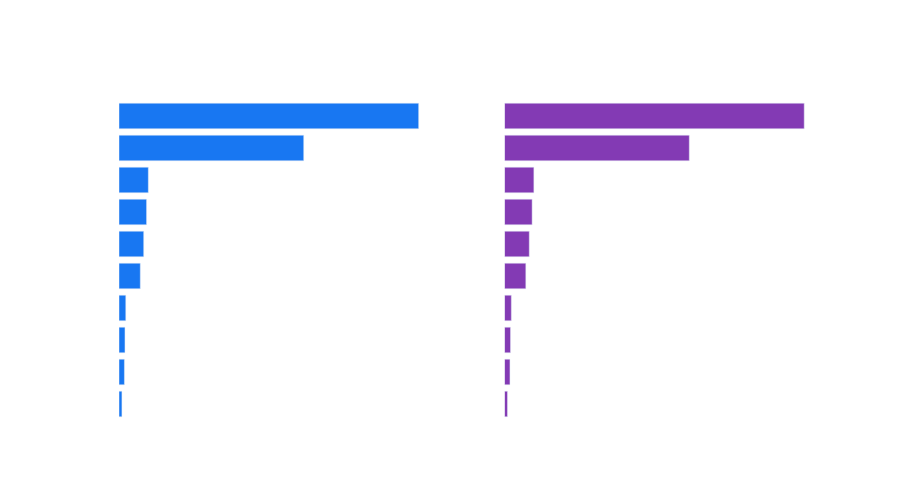

Notebook cell for this chart:
### Code cell
if fi_ps is not None and fi_er is not None:
    fig = make_subplots(rows=1, cols=2,
                        subplot_titles=["Drives Performance Score",
                                        "Drives Engagement Rate"])

    top_ps = fi_ps.head(10)
    top_er = fi_er.head(10)

    fig.add_trace(go.Bar(
        x=top_ps["Importance"], y=top_ps["Feature"],
        orientation="h", marker_color=BRAND_BLUE,
        text=top_ps["Importance"].round(4), textposition="outside"
    ), row=1, col=1)

    fig.add_trace(go.Bar(
        x=top_er["Importance"], y=top_er["Feature"],
        orientation="h", marker_color=BRAND_PURPLE,
        text=top_er["Importance"].round(4), textposition="outside"
    ), row=1, col=2)

    fig.update_layout(
        title="Feature Importance — Performance Score vs Engagement Rate",
        showlegend=False,
        plot_bgcolor="rgba(0,0,0,0)",
        paper_bgcolor="rgba(0,0,0,0)",
        font_color="rgba(255,255,255,0.8)",
        yaxis=dict(categoryorder="total ascending"),
        yaxis2=dict(categoryorder="total ascending"),
        height=500
    )
    fig.show()

### Figure 1 — Plotly figure (JSON) as saved in the notebook; plotly's stock layout.template omitted (floating-point values rounded to 4 significant figures)
{"data": [{"marker": {"color": "#1877F2"}, "orientation": "h", "text": [0.4813, 0.2967, 0.0471, 0.0443, 0.0397, 0.0342, 0.0109, 0.0096, 0.0087, 0.0047], "textposition": "outside", "type": "bar", "x": [0.4813, 0.2967, 0.0471, 0.0443, 0.0397, 0.0342, 0.0109, 0.0096, 0.0087, 0.0047], "xaxis": "x", "y": ["reach", "likes", "views", "shares", "saves", "comments", "weekday_Thursday", "month_November", "post_type_IG reel", "month_July"], "yaxis": "y"}, {"marker": {"color": "#833AB4"}, "orientation": "h", "text": [0.4813, 0.2967, 0.0471, 0.0443, 0.0397, 0.0342, 0.0109, 0.0096, 0.0087, 0.0047], "textposition": "outside", "type": "bar", "x": [0.4813, 0.2967, 0.0471, 0.0443, 0.0397, 0.0342, 0.0109, 0.0096, 0.0087, 0.0047], "xaxis": "x2", "y": ["reach", "likes", "views", "shares", "saves", "comments", "weekday_Thursday", "month_November", "post_type_IG reel", "month_July"], "yaxis": "y2"}], "layout": {"annotations": [{"font": {"size": 16}, "showarrow": false, "text": "Drives Performance Score", "x": 0.225, "xanchor": "center", "xref": "paper", "y": 1, "yanchor": "bottom", "yref": "paper"}, {"font": {"size": 16}, "showarrow": false, "text": "Drives Engagement Rate", "x": 0.775, "xanchor": "center", "xref": "paper", "y": 1, "yanchor": "bottom", "yref": "paper"}], "font": {"color": "rgba(255,255,255,0.8)"}, "height": 500, "paper_bgcolor": "rgba(0,0,0,0)", "plot_bgcolor": "rgba(0,0,0,0)", "showlegend": false, "title": {"text": "Feature Importance — Performance Score vs Engagement Rate"}, "xaxis": {"anchor": "y", "domain": [0, 0.45]}, "xaxis2": {"anchor": "y2", "domain": [0.55, 1]}, "yaxis": {"anchor": "x", "categoryorder": "total ascending", "domain": [0, 1]}, "yaxis2": {"anchor": "x2", "categoryorder": "total ascending", "domain": [0, 1]}}}
